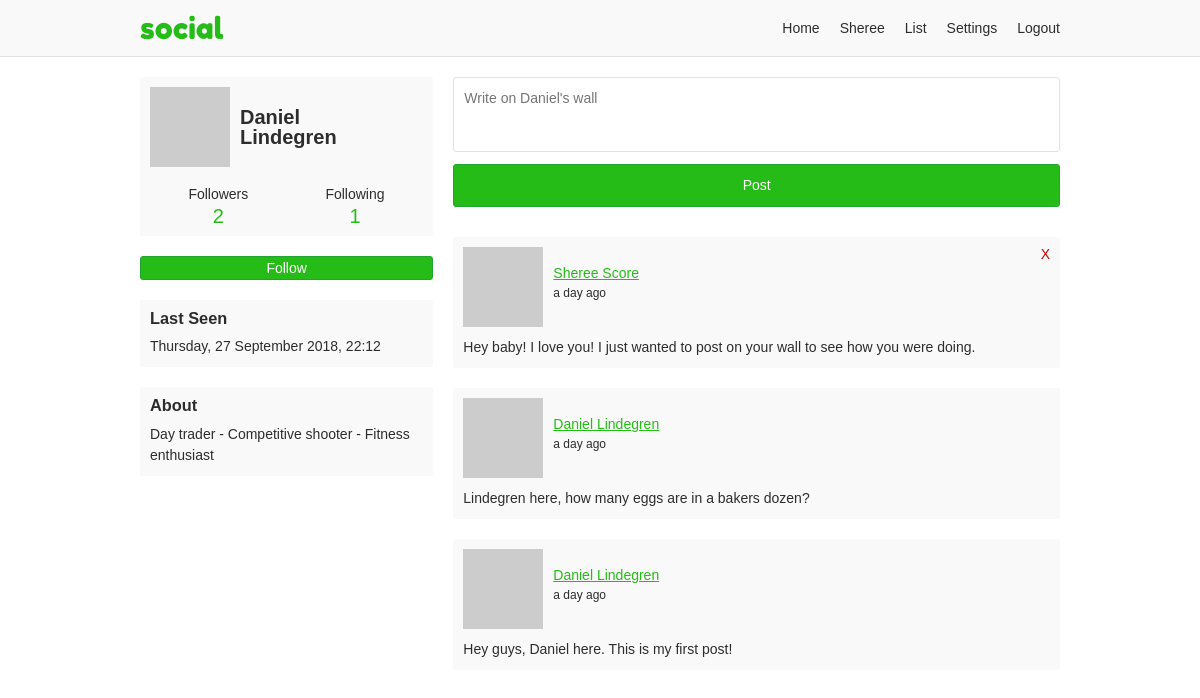
Before: /onosendi (signed in) with the older database file.
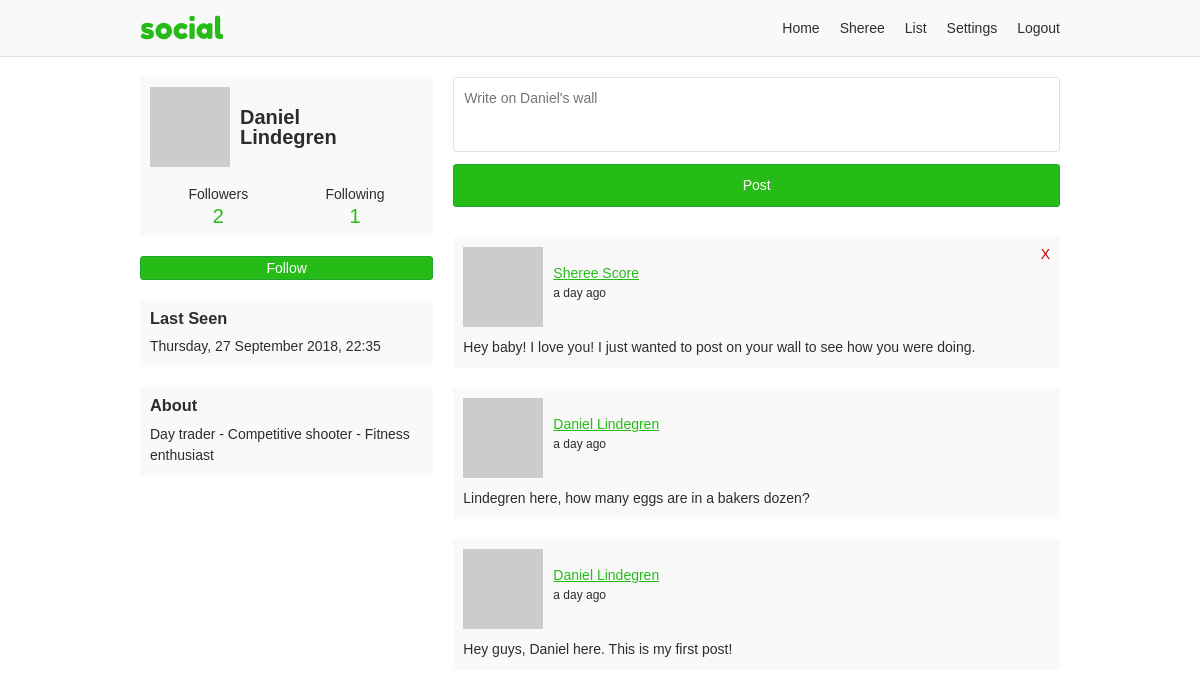
After: the same page with the newer database file.
### app/users/models/user.py (models this page shows, shortened)
class User(UserMixin, db.Model, BaseModel):
    username = db.Column(db.String(35), nullable=False, unique=True)
    email = db.Column(db.String(255), nullable=False, unique=True)
    password = db.Column(db.String(128), nullable=False)
    first_name = db.Column(db.String(35), nullable=False)
    last_name = db.Column(db.String(35), nullable=False)
    about_me = db.Column(db.Text)
    last_seen = db.Column(db.DateTime, default=datetime.utcnow)
    posts_per_page = db.Column(db.Integer, default=10, nullable=False)
    full_name = column_property(first_name + " " + last_name)
    followed = db.relationship(
        'User',
        secondary=followers,
        primaryjoin='followers.c.follower_id == User.id',
        secondaryjoin='followers.c.followed_id == User.id',
        backref=db.backref('followers', lazy='dynamic'),
        lazy='dynamic')
    post_author = db.relationship(
        'Post',
        foreign_keys='Post.author_id',
        backref='author', lazy='dynamic')
    post_recipient = db.relationship(
        'Post',
        foreign_keys='Post.recipient_id',
        backref='recipient', lazy='dynamic')
    def is_following(self, user):
        return self.followed.filter(
            followers.c.followed_id == user.id).count() > 0
    @property
    def get_followers(self):
        return self.followers.filter_by(active=True)
    @property
    def get_followed(self):
        return self.followed.filter_by(active=True)
    @property
    def profile_posts(self):
        return Post.query.join(User, User.id == Post.author_id).filter(
            Post.recipient_id == self.id, User.active == True, # noqa
            Post.active == True)
    def avatar(self, size):
        digest = md5(self.email.lower().encode('utf-8')).hexdigest()
        return 'https://www.gravatar.com/avatar/{}?d=monsterid&s={}'.format(
            digest, size)

### app/users/views.py (the view)
@users.route('/<username>', methods=['GET', 'POST'])
@login_required
def profile(username):
    user = User.query.filter_by(username=username, active=True).first_or_404()
    form = PostForm()
    if form.validate_on_submit():
        post = Post(body=form.body.data, author=current_user,
                    recipient=user)
        post.commit()
        flash('Your post is now live!')
        return redirect(url_for('users.profile', username=username))
    page = request.args.get('page', 1, type=int)
    posts = user.profile_posts.order_by(
        Post.created.desc()).paginate(
            page, current_user.posts_per_page, False)
    return render_template('users/profile.html', user=user, posts=posts,
                           form=form)

### app/users/forms.py
class PostForm(FlaskForm):
    body = TextAreaField('Say something', validators=[DataRequired()])
    submit = SubmitField('Post')

### app/models.py (called while the page is built)
    def commit(self):
        try:
            db.session.add(self)
            db.session.commit()
            return self
        except Exception as E:
            db.session.rollback()
            raise E

### app/users/models/user.py (called while the page is built)
@login.user_loader
def load_user(id):
    return User.query.get(int(id))

### app/users/views.py (called while the page is built)
@users.before_request
def before_request():
    if current_user.is_authenticated:
        if not current_user.active:
            return redirect(url_for('static_views.logout'))
        current_user.last_seen = datetime.utcnow()
        current_user.commit()

### app/templates/users/profile.html (shortened to what this page needs)
{% extends "/base.html" %}
{% block content %}
<div class="grid-container">
  {% include "/users/_profile-info.html" %}
  <div class="profile-content">
    {% if current_user != user %}
    <form method="post" novalidate>
      <div class="input-container">
        {% if form.body.errors %}
        {{ form.body(class="input-error", placeholder="Write on {}'s wall".format(user.first_name)) }}
        <p>{{ form.body.errors[0] }}</p>
        {% else %}
        {{ form.body(placeholder="Write on {}'s wall".format(user.first_name)) }}
        {% endif %}
      </div>
      {{ form.submit }}
    </form>
    {% endif %}
    {% if posts.pages > 1 %}
      {% from "/_macros.html" import render_pagination %}
    {% endif %}
    {% if posts.items %}
      {% for post in posts.items %}
      {% include "/users/_post.html" %}
      {% endfor %}
    {% endif %}
    {% if posts.pages > 1 %}
      {% from "/_macros.html" import render_pagination %}
    {% endif %}
  </div>
</div>
{% endblock %}

### app/templates/users/_profile-info.html
<div class="profile-aside">
  <div class="profile-info-container">
    <a class="profile-info" href="{{ url_for('users.profile', username=user.username) }}">
      <img src="{{ user.avatar(60) }}">
      <h2>{{ user.first_name }}<br>{{ user.last_name }}</h1>
    </a>
    <div class="user-numbers user-numbers-profile">
      <a href="{{ url_for('users.followers', username=user.username) }}">
        Followers <span>{{ user.get_followers.count() }}</span>
      </a>
      <a href="{{ url_for('users.following', username=user.username) }}">
        Following <span>{{ user.get_followed.count() }}</span>
      </a>
    </div>
  </div>
  {% if current_user != user %}
    {% if current_user.is_following(user) %}
    <a class="profile-follow button" href="{{ url_for('users.user_action', username=user.username, action='unfollow') }}">
      Unfollow
    </a>
    {% else %}
    <a class="profile-follow button" href="{{ url_for('users.user_action', username=user.username, action='follow') }}">
      Follow
    </a>
    {% endif %}
  {% endif %}
  {% if user.last_seen and not current_user == user %}
  <div class="last-seen-container">
    <h3>Last Seen</h3>
    <p>{{ moment(user.last_seen).format('dddd, D MMMM YYYY, H:mm') }}</p>
  </div>
  {% endif %}
  {% if user.about_me %}
  <div class="about-container">
    <h3>About</h3>
    <p>{{ user.about_me }}</p>
  </div>
  {% endif %}
</div>

Changed rows visible on the page:
changed User "Daniel": last_seen "Thursday, 27 September 2018, 22:12" → "Thursday, 27 September 2018, 22:35"
